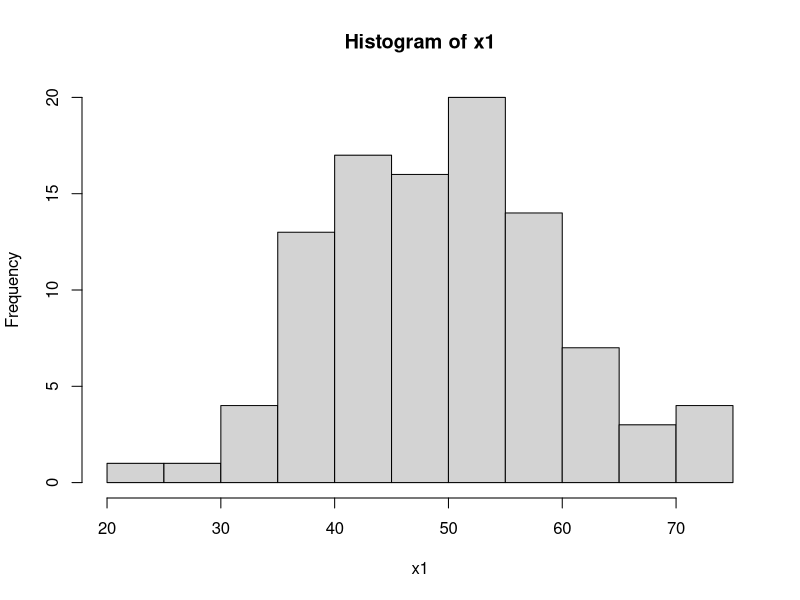
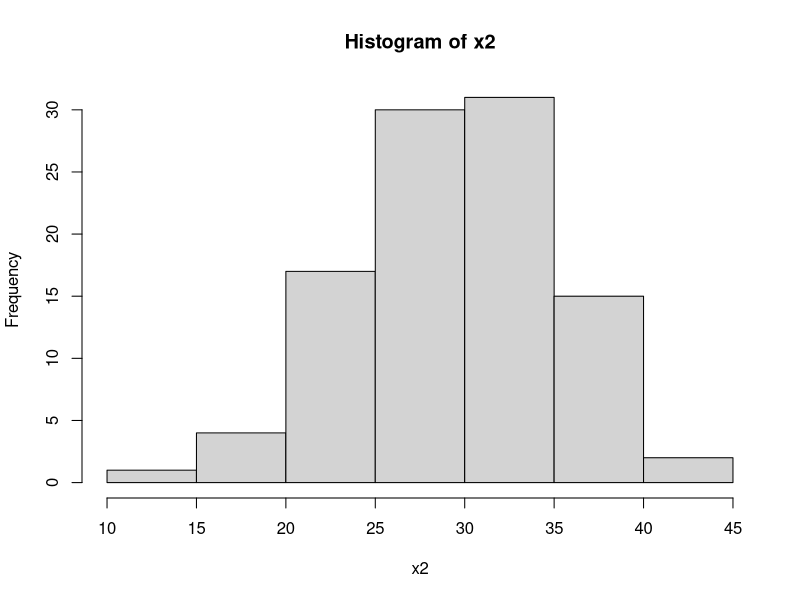
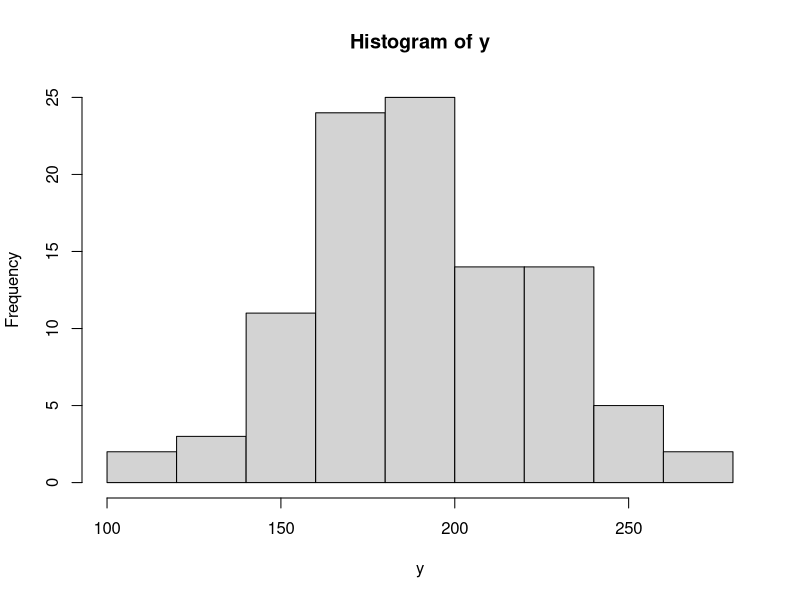
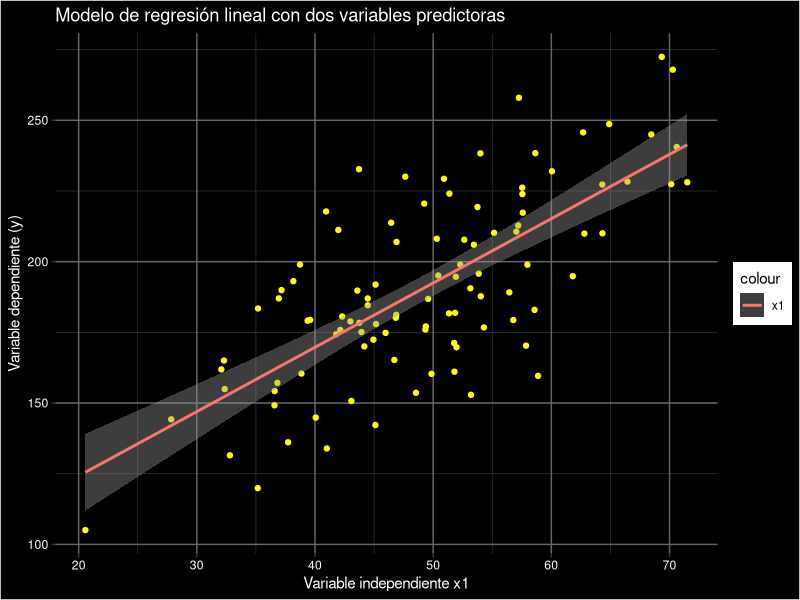
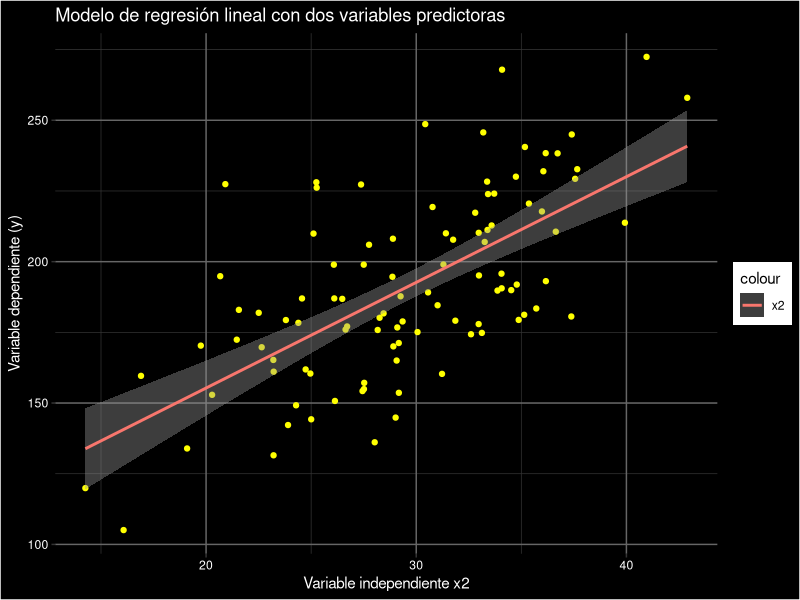

R code for these plots, in order:
# ==========================================================
# Maestría en Ciencia y Análisis de Datos
# Universidad Mayor de San Andrés
# ----------------------------------------------------------
#   Modelos lineales y modelos lineales generalizados
# ----------------------------------------------------------
#        Rolando Gonzales Martinez, Julio 2024
# ==========================================================

# Simulaciones de un modelo lineal multivariado

# Cargar librerías necesarias
library(ggplot2)
library(broom)

# Configurar semilla para reproducibilidad
set.seed(666)

# Generar datos simulados
n <- 100  # Número de observaciones
x1 <- rnorm(n, mean = 50, sd = 10)  # Variable predictora 1
x2 <- rnorm(n, mean = 30, sd = 5)   # Variable predictora 2

# Parámetros
y <- 5 + 2 * x1 + 3 * x2 + rnorm(n, mean = 0, sd = 15)  # Variable respuesta con algo de ruido

# Graficar histogramas de x1, x2 e y
hist(x1)
hist(x2)
hist(y)

# Combinar x1, x2 e y en un data frame
data <- data.frame(x1 = x1, x2 = x2, y = y)

# Ajustar el modelo de regresión lineal
model <- lm(y ~ x1 + x2, data = data)

# Resumir el modelo
summary(model)

# Obtener estimaciones intervalicas de los parámetros del modelo
conf_intervals <- confint(model)

# Mostrar las estimaciones intervalicas
print(conf_intervals)

# Extraer datos para las bandas de predicción
pred_data <- augment(model, data)

# Graficar los datos y la línea de regresión con fondo negro, línea azul clara, y puntos amarillos
ggplot(data, aes(x = x1, y = y)) +
  geom_point(color = "yellow") +
  geom_smooth(method = "lm", aes(color = "x1"), se = TRUE) +
  labs(title = "Modelo de regresión lineal con dos variables predictoras",
       x = "Variable independiente x1",
       y = "Variable dependiente (y)") +
  theme(
    panel.background = element_rect(fill = "black"),
    panel.grid.major = element_line(color = "grey40"),
    panel.grid.minor = element_line(color = "grey20"),
    plot.background = element_rect(fill = "black"),
    plot.title = element_text(color = "white"),
    axis.title = element_text(color = "white"),
    axis.text = element_text(color = "white")
  )

ggplot(data, aes(x = x2, y = y)) +
  geom_point(color = "yellow") +
  geom_smooth(method = "lm", aes(color = "x2"), se = TRUE) +
  labs(title = "Modelo de regresión lineal con dos variables predictoras",
       x = "Variable independiente x2",
       y = "Variable dependiente (y)") +
  theme(
    panel.background = element_rect(fill = "black"),
    panel.grid.major = element_line(color = "grey40"),
    panel.grid.minor = element_line(color = "grey20"),
    plot.background = element_rect(fill = "black"),
    plot.title = element_text(color = "white"),
    axis.title = element_text(color = "white"),
    axis.text = element_text(color = "white")
  )
